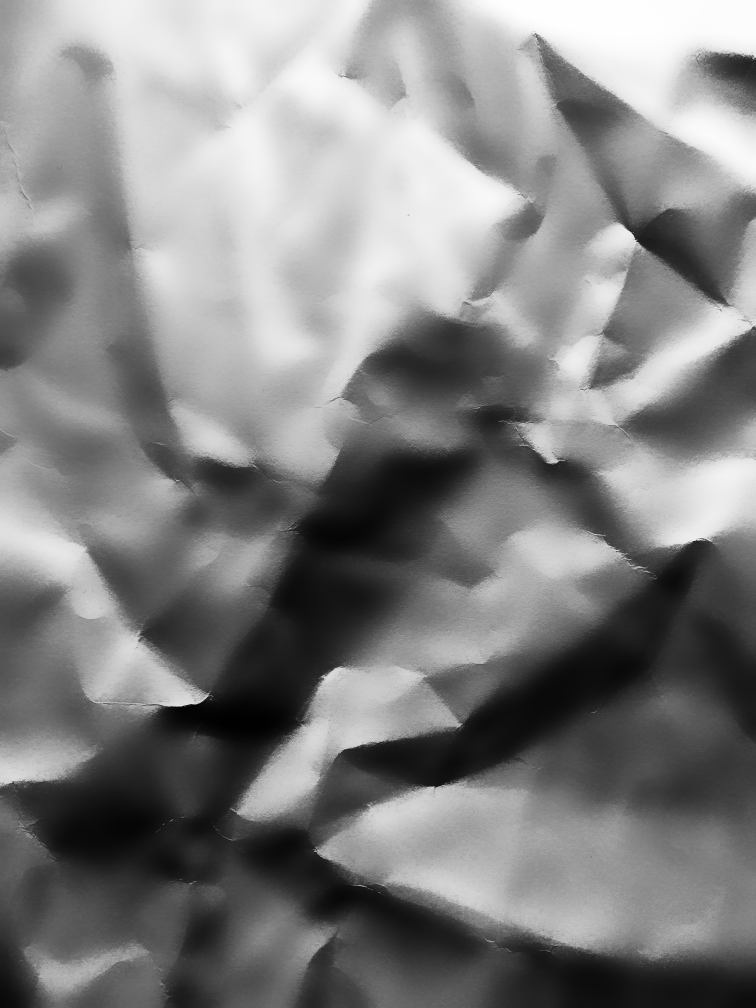
#> input picture synthdog/resources/paper/paper_3.jpg, 3024 x 4032 px, given as the content of the folder ../../synthdog/resources/paper/paper_3.jpg, which was not available (shown at 1/4 size)
$ python prefilter_assets.py ../../synthdog/resources/paper/paper_3.jpg ../../synthdog/resources/paper/paper_4.jpg 5
#> lines starting #> are read from the running program, lines starting #| are printed output that depends on the picture
"""Cheap image-statistics prefilter of raw crops into candidate pools (no OCR).

photo candidates: few near-white pixels, colourful or tonal, little stroke texture; diagram candidates: mostly
white background with sparse strokes. Final usability/topic is decided by scripts/tag_photos.py (VLM).
  python3 scripts/prefilter_assets.py /data/synthdog-doc/assets_raw /data/synthdog-doc/assets_new 6
"""
import json
import shutil
import sys
from multiprocessing import Pool
from pathlib import Path

import numpy as np
from PIL import Image


def stats(path):
    try:
        im = Image.open(path).convert("RGB")
        w, h = im.size
#> w = 3024; h = 4032
        a = np.asarray(im.resize((256, max(1, int(256 * h / w)))), dtype=np.float32)
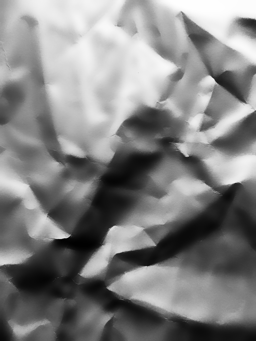
#> a: shape (341, 256, 3) float32; min 0, max 254, mean 130.2
        g = a.mean(axis=2)
        white = float((g > 235).mean())
#> white = 0.0505
        sat = float((a.max(axis=2) - a.min(axis=2)).mean())
#> sat = 0
        gx = np.abs(np.diff(g, axis=1))
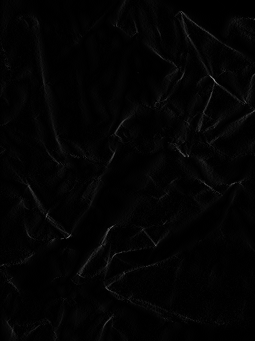
#> gx: shape (341, 255) float32; min 0, max 151, mean 3.4
        edges = float((gx > 60).mean())
#> edges = 0.000679
        uniq = len(np.unique((a[::4, ::4] // 16).reshape(-1, 3), axis=0))
#> uniq = 16
        return str(path), w, h, white, sat, edges, uniq
    except Exception:  # noqa: BLE001
        return str(path), 0, 0, None, None, None, None


def kind_of(w, h, white, sat, edges, uniq):
    if white is None or w < 300 or h < 220:
        return None
    if white < 0.18 and uniq > 140 and edges < 0.12:
        return "photo" if sat > 14 else "photo_gray"
    if white > 0.45 and edges < 0.10 and uniq < 120:
        return "diagram"
    return None


def main(raw, out, n):
    files = sorted(Path(raw).glob("*.jpg"))
    with Pool(n) as p:
        rows = p.map(stats, files, chunksize=64)
#> rows = 1 item
    pools = {}
    for path, w, h, white, sat, edges, uniq in rows:
        k = kind_of(w, h, white, sat, edges, uniq)
        if k:
            pools.setdefault(k, []).append({"path": path, "w": w, "h": h, "white": round(white, 3),
                                            "sat": round(sat, 1), "edges": round(edges, 3), "uniq": uniq,
                                            "src": Path(path).name.rsplit("_", 1)[0]})
#> this loop made 1 pass
#> (w, h, white, sat, edges, uniq) on pass 1: (3024, 4032, 0.0505, 0, 0.000679, 16)
#> after the loop, pools = 0 items
    for k, lst in pools.items():
        d = Path(out) / k
        d.mkdir(parents=True, exist_ok=True)
        with open(d / "index.jsonl", "w") as f:
            for row in lst:
                dst = d / Path(row["path"]).name
                shutil.copy2(row["path"], dst)
                row["path"] = str(dst)
                f.write(json.dumps(row) + "\n")
        print("pool", k, len(lst), flush=True)
#> this loop made 0 passes


if __name__ == "__main__":
    main(sys.argv[1], sys.argv[2], int(sys.argv[3]) if len(sys.argv) > 3 else 6)

$ run again, on synthdog/resources/paper/paper_4.jpg
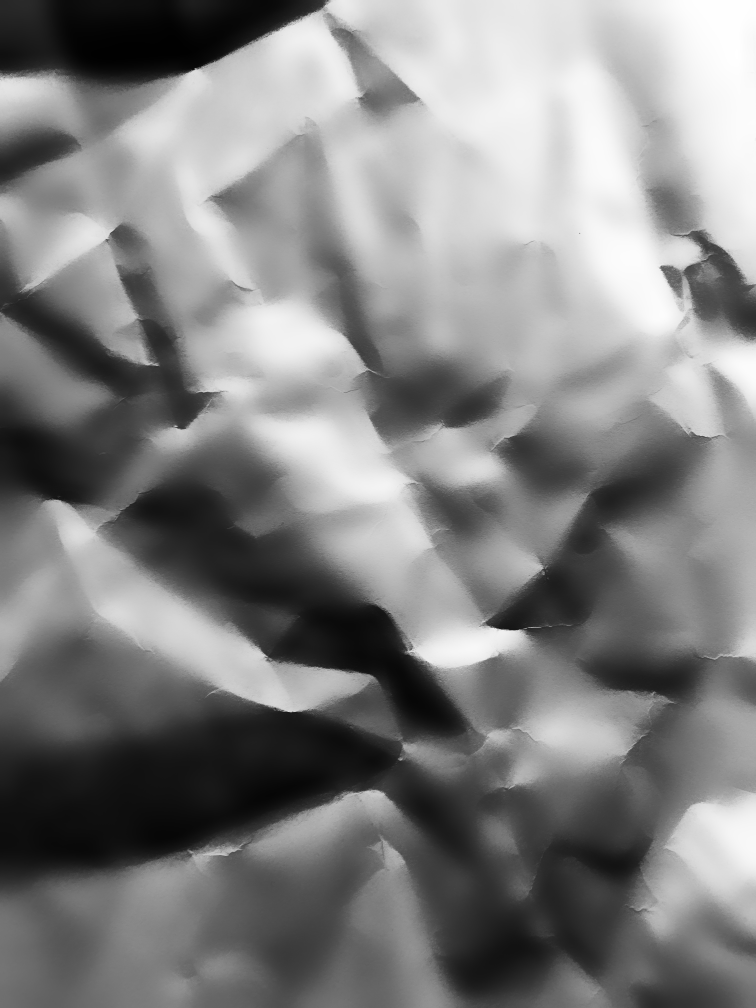
#> input picture synthdog/resources/paper/paper_4.jpg, 3024 x 4032 px, given as the content of the folder ../../synthdog/resources/paper/paper_4.jpg, which was not available (shown at 1/4 size)
#> in stats, `a = np.asarray(im.resize((256, max(1, int(256 * h / w)))), dtype=np.fl..`:
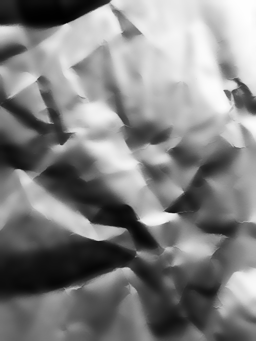
#> a: shape (341, 256, 3) float32; min 1, max 255, mean 130.1
#> in stats, `white = float((g > 235).mean())`: white = 0.056
#> in stats, `sat = float((a.max(axis=2) - a.min(axis=2)).mean())`: sat = 0
#> in stats, `gx = np.abs(np.diff(g, axis=1))`:
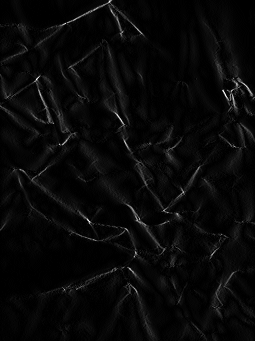
#> gx: shape (341, 255) float32; min 0, max 96, mean 3.3; drawn with min black and max white
#> in stats, `edges = float((gx > 60).mean())`: edges = 0.000932
#> in stats, `uniq = len(np.unique((a[::4, ::4] // 16).reshape(-1, 3), axis=0))`: uniq = 16
#> rows = 1 item
#> the loop in main, `for path, w, h, white, sat, edges, uniq in rows:` made 1 pass
#> (w, h, white, sat, edges, uniq) on pass 1: (3024, 4032, 0.056, 0, 0.000932, 16)
#> after the loop in main, `for path, w, h, white, sat, edges, uniq in rows:`: pools = 0 items

$ run again, on synthdog/resources/paper/paper_5.jpg
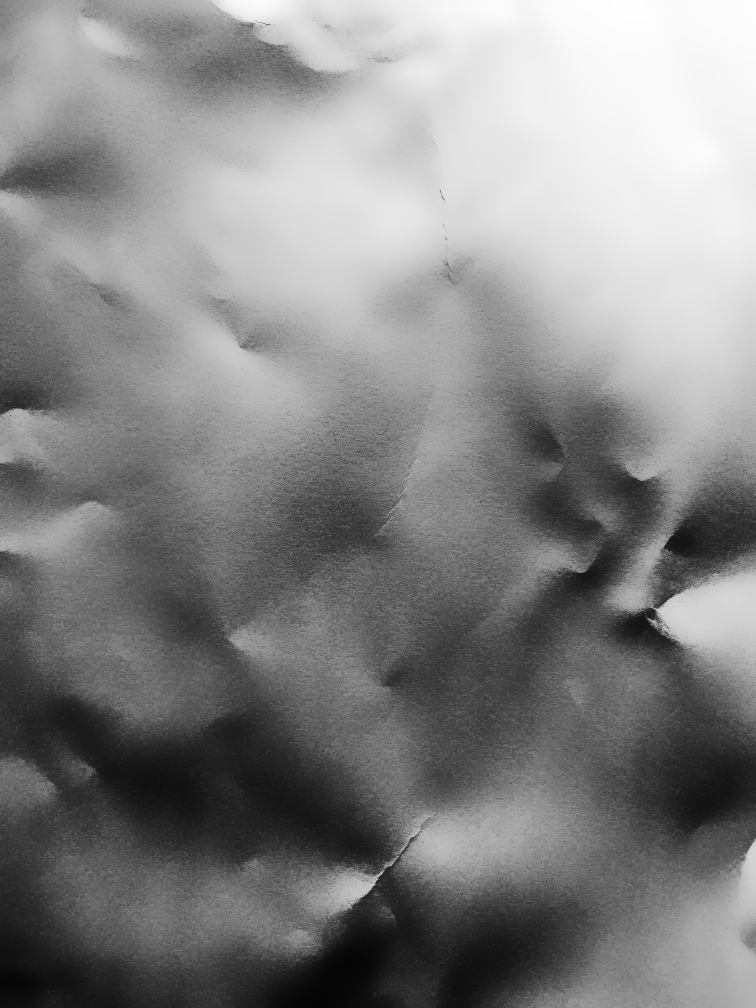
#> input picture synthdog/resources/paper/paper_5.jpg, 3024 x 4032 px, given as the content of the folder ../../synthdog/resources/paper/paper_5.jpg, which was not available (shown at 1/4 size)
#> in stats, `a = np.asarray(im.resize((256, max(1, int(256 * h / w)))), dtype=np.fl..`:
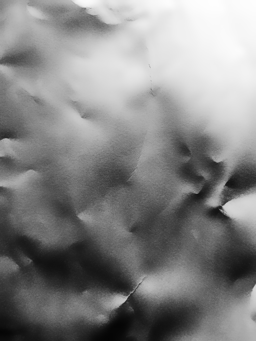
#> a: shape (341, 256, 3) float32; min 4, max 254, mean 132.4
#> in stats, `white = float((g > 235).mean())`: white = 0.075
#> in stats, `sat = float((a.max(axis=2) - a.min(axis=2)).mean())`: sat = 0
#> in stats, `gx = np.abs(np.diff(g, axis=1))`:
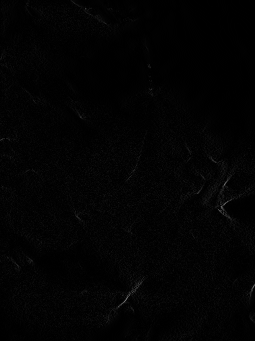
#> gx: shape (341, 255) float32; min 0, max 112, mean 2.7
#> in stats, `edges = float((gx > 60).mean())`: edges = 0.000403
#> in stats, `uniq = len(np.unique((a[::4, ::4] // 16).reshape(-1, 3), axis=0))`: uniq = 16
#> rows = 1 item
#> the loop in main, `for path, w, h, white, sat, edges, uniq in rows:` made 1 pass
#> (w, h, white, sat, edges, uniq) on pass 1: (3024, 4032, 0.075, 0, 0.000403, 16)
#> after the loop in main, `for path, w, h, white, sat, edges, uniq in rows:`: pools = 0 items
